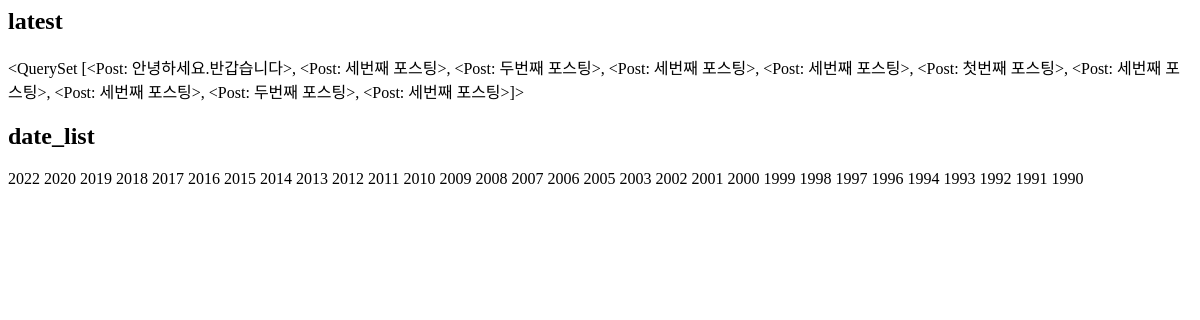
Before: /instagram/archive/ with the older database file.
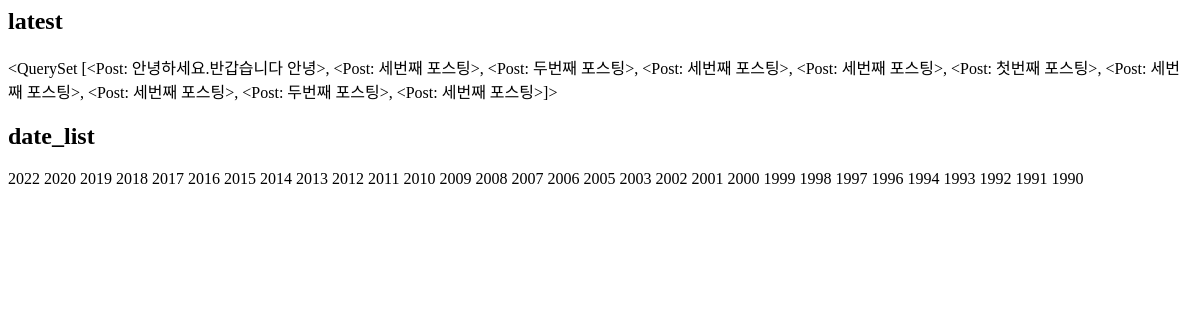
After: the same page with the newer database file.
### instagram/models.py (models this page shows, shortened)
class Post(models.Model):
    author = models.ForeignKey(settings.AUTH_USER_MODEL, on_delete=models.CASCADE)
    message = models.TextField(
        validators=[MinLengthValidator(10)]
    )
    photo = models.ImageField(blank=True, upload_to='instagram/post/%Y/%m/%d') # pip install pillow 설치 이미지처리 할때 사용 이미지같은 경우 경로만 db에 저장되고 이미지는 파일스토리지에 저장된다
    is_publish = models.BooleanField(default=False, verbose_name='공개여부')
    tag_set = models.ManyToManyField('Tag', blank=True) # Tag를 문자열로 넣는 이유는 Tag라는 클래스를 참조하려고 하지만 위에 아직 나오지 않아서 Tag를 바로 참조할 수 없다 그래서 문자열로 지정해놓는다
    created_at = models.DateTimeField(auto_now_add=True)
    updated_at = models.DateTimeField(auto_now=True)
    def __str__(self):
        return self.message #목록의 이름을 메시지로 변환
    class Meta:
        ordering = ['-id']

### instagram/templates/instagram/post_archive.html
<h2>latest</h2>
{{ latest }}
<h2>date_list</h2>
{% for date in date_list %}
    {{ date.year }} {% comment %} |는 함수에 대해서 필터로 사용 {% endcomment %}
{% endfor %}

Changed rows visible on the page:
changed Post: message.message "<QuerySet [<Post: 안녕하세요.반갑습니다>, <Post: 세번째 포스팅>, <Post:…" → "<QuerySet [<Post: 안녕하세요.반갑습니다 안녕>, <Post: 세번째 포스팅>, <Post:…"
